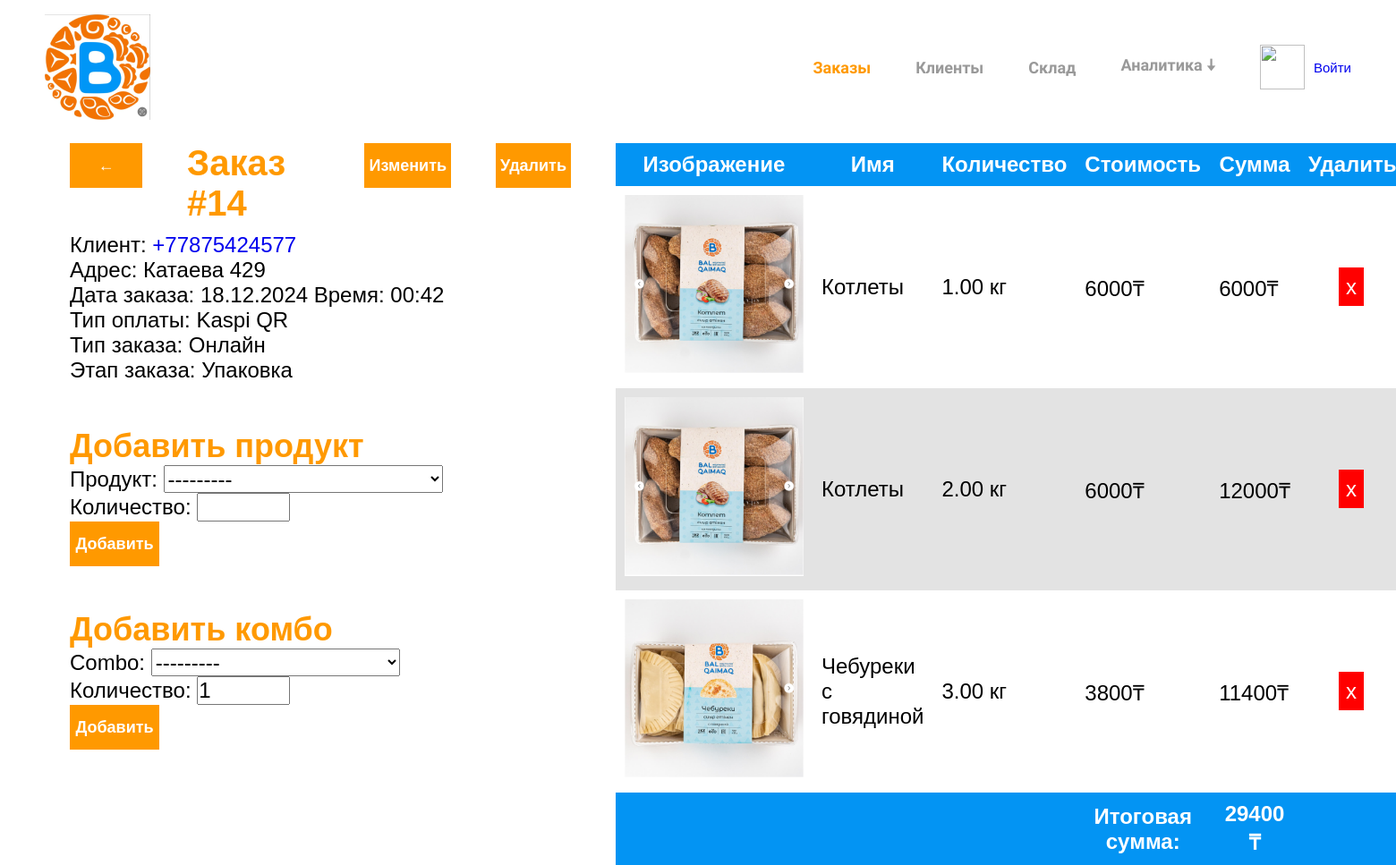
The app's page /orders/detail/14/, older data.
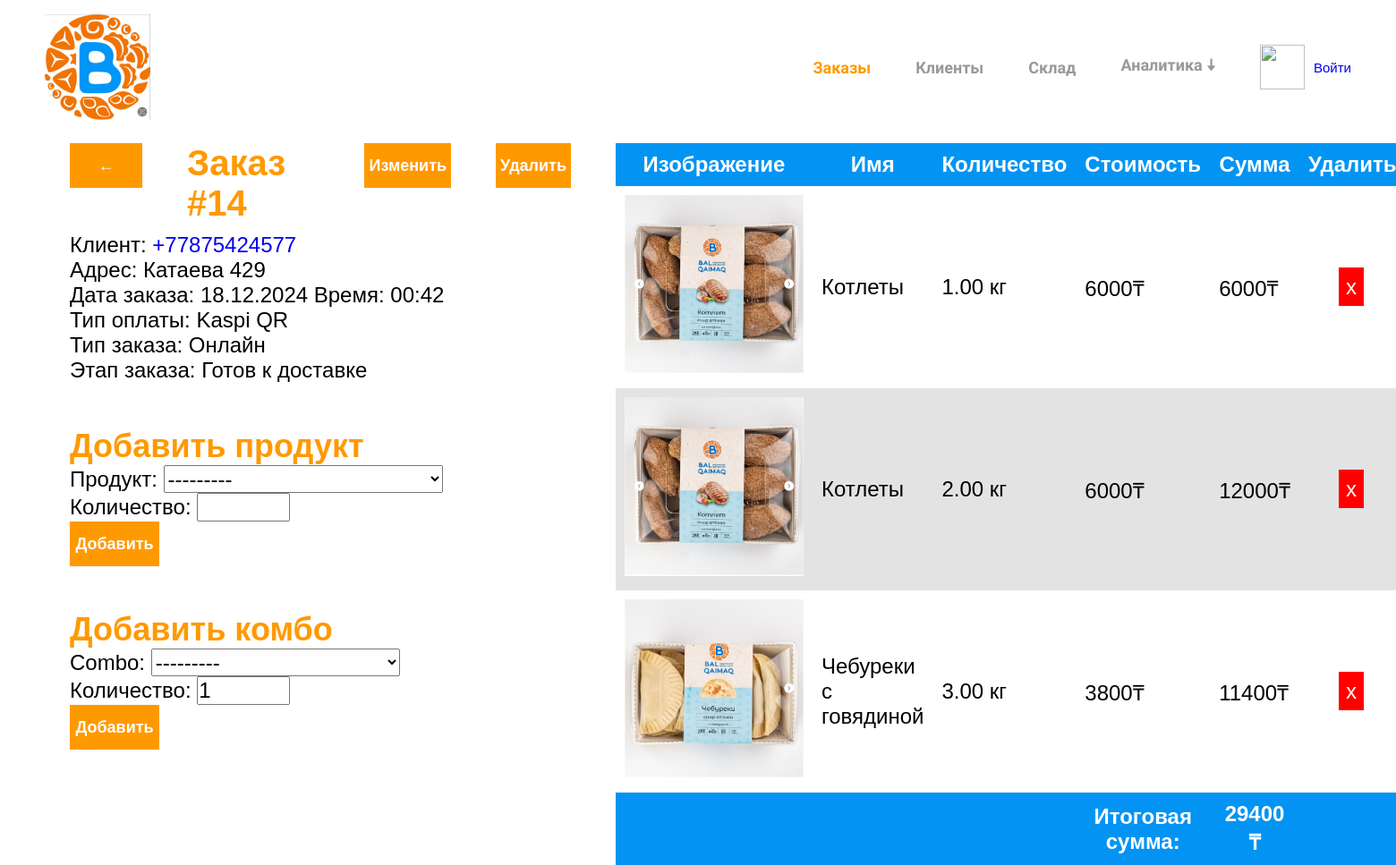
The same page, newer data.
### orders/models.py (models this page shows, shortened)
class Order(models.Model):
    STAGES = {"1": 'Упаковка',
              "2": 'Готов к доставке',
              "3": "Доставляется",
              "4": "Завершен"}
    TYPE_OF_PAYMENTS = {"1": 'Kaspi QR',
                        "2": 'Перевод',
                        "3": "Наличные"}
    TYPE_OF_ORDERS = {"1": "Онлайн",
                      "2": "Оффлайн"}
    phone_number = models.ForeignKey(Client,
                                     related_name="orders",
                                     on_delete=models.CASCADE)
    address = models.CharField(verbose_name="Адрес", max_length=150)
    stage = models.CharField(verbose_name="Этап заказа", choices=STAGES, max_length=20, default="1")
    type_of_payment = models.CharField(verbose_name="Тип оплаты", choices=TYPE_OF_PAYMENTS, max_length=20)
    type_of_order = models.CharField(verbose_name="Тип заказа", choices=TYPE_OF_ORDERS, max_length=20)
    review = models.TextField(verbose_name="Отзыв клиента", max_length=200, null=True, blank=True)
    created_at = models.DateTimeField(auto_now_add=True)
    updated_at = models.DateTimeField(auto_now=True)
    class Meta:
        ordering = ['-created_at']
        indexes = [
			models.Index(fields=['-created_at']),
		]
    def get_total_cost(self):
        return sum(item.get_cost() for item in self.items.all()) + sum(item.get_cost() for item in self.combos.all())

class OrderItem(models.Model):
    order = models.ForeignKey(Order,
							related_name='items',
							on_delete=models.CASCADE)
    product = models.ForeignKey(Product,
                                related_name="order_items",
                                on_delete=models.CASCADE,
                                verbose_name="Продукт")
    amount = models.DecimalField(max_digits=10, decimal_places=2, verbose_name="Количество")
    def get_cost(self):
        return round(self.product.sell_price * self.amount)

### clients/models.py (models this page shows)
class Client(models.Model):
    phone_number = models.CharField(verbose_name="Номер телефона", max_length=15, unique=True, primary_key=True)
    password = models.CharField(verbose_name="Пароль", max_length=100, default="12345678")
    name = models.CharField(verbose_name="Имя", max_length=100)
    address = models.CharField(verbose_name="Адрес", max_length=150)
    total = models.DecimalField(verbose_name="Общая сумма заказов", default=0, max_digits=20, decimal_places=2)
    created_at = models.DateTimeField(auto_now_add=True)
    is_active = models.BooleanField(default=True)
    class Meta:
        ordering = ["-created_at"]
    def __str__(self):
        return self.phone_number

### storage/models.py (models this page shows, shortened)
class Product(models.Model):
    name = models.CharField(max_length=50, verbose_name="Имя товара")
    amount = models.DecimalField(max_digits=10, decimal_places=2, verbose_name="Количество", default=0)
    sell_price = models.DecimalField(max_digits=10, decimal_places=2, verbose_name="Стоимость при продаже")
    cost_price = models.DecimalField(max_digits=10, decimal_places=2, verbose_name="Себестоимость")
    description = models.TextField(verbose_name="Описание")
    image = models.ImageField(upload_to="products/", verbose_name="Изображение")
    created_at = models.DateTimeField(auto_now_add=True)
    updated_at = models.DateTimeField(auto_now=True)
    available = models.BooleanField(default=True)
    def __str__(self):
        return self.name

### orders/views.py (the view, shortened to what this page needs)
# urls.py: path("detail/<int:order_id>/", views.orders_detail_view, name="orders_detail"),
def orders_detail_view(request, order_id):
    error = False
    order = Order.objects.get(id=order_id)
    order_items = OrderItem.objects.filter(order_id=order_id)
    order_combos = OrderComboItem.objects.filter(order_id=order_id)
    products_in_combo = {}
    for order_combo in order_combos:
        temp = ProductsInCombo.objects.filter(combo=order_combo.combo.id)
        products_in_combo[order_combo.combo.name] = {}
        for product in temp:
            products_in_combo[order_combo.combo.name][product.product.name] = product.amount
    products_in_combo_with_amount = {}
    for order_combo in order_combos:
        temp = ProductsInCombo.objects.filter(combo=order_combo.combo.id)
        products_in_combo_with_amount[order_combo.combo.name] = {'amount': order_combo.amount}
        for product in temp:
            products_in_combo_with_amount[order_combo.combo.name][product.product.name] = product.amount
    _add_samsa_gift(order, products_in_combo)
    order = Order.objects.get(id=order_id)
    order_items = OrderItem.objects.filter(order_id=order_id)
    order_combos = OrderComboItem.objects.filter(order_id=order_id)
    order_item_add_form = OrderItemAddForm()
    order_combo_add_form = OrderComboAddForm()
    return render(request, "orders/orders_detail.html", {
        "section": "orders",
        "order": order,
        "order_items": order_items,
        'order_combos': order_combos,
        'products_in_combo': products_in_combo,
        "order_item_add_form": order_item_add_form,
        "order_combo_add_form": order_combo_add_form,
        "error": error
    })

### orders/forms.py
class OrderItemAddForm(forms.ModelForm):
    class Meta:
        model = OrderItem
        fields = 'product', 'amount'

class OrderComboAddForm(forms.ModelForm):
    class Meta:
        model = OrderComboItem
        fields = 'combo', 'amount'

### storage/models.py (called while the page is built)
    def __str__(self):
        return self.name

### templates/orders/orders_detail.html (shortened to what this page needs)
{% extends 'base.html' %}
{% load static %}
{% load filters %}
{% block link %}
	<link rel="stylesheet" href="{% static 'css/products_list.css' %}">
	<link rel="stylesheet" href="{% static 'css/orders_detail.css' %}">
{% endblock link %}
{% block body %}
	<div class="info">
		<div class="heading">
			{% if "create" in request.META.HTTP_REFERER %}
			<button onclick="window.location='{% url 'orders_list' %}'">←</button>
			{% else %}
			<button onclick="history.back()">←</button>
			{% endif %}
			<h1 style="font-size: 40px;">Заказ #{{order.id}}</h1>
			<button class="update" onclick="window.location='{% url 'orders_update' order.id %}'">Изменить</button>
			<button class="delete" onclick="window.location='{% url 'orders_delete' order.id %}'">Удалить</button>
		</div>
		<p>Клиент: <a href="{% url 'clients_detail' order.phone_number %}"> +{{order.phone_number}} </a></p>
		<p>Адрес: {{order.address}}</p>
		<p>Дата заказа: {{order.created_at|date:"j.m.Y Время: H:i" }}</p>
		<p>Тип оплаты: {{order.get_type_of_payment_display}}</p>
		<p>Тип заказа: {{order.get_type_of_order_display}}</p>
		<p>Этап заказа: {{order.get_stage_display}}</p>
		<h2>Добавить продукт</h2>
		<form method="post">
			{{ order_item_add_form.as_p }}
			<button type="submit">Добавить</button>
		</form>
		<h2>Добавить комбо</h2>
		<form method="post">
			{{ order_combo_add_form.as_p }}
			<button type="submit">Добавить</button>
		</form>
	</div>
	<div class="items">
		<table>
			<tr>
				<th>Изображение</th>
				<th>Имя</th>
				<th>Количество</th>
				<th>Стоимость</th>
				<th>Сумма</th>
				<th>Удалить?</th>
			</tr>
			{% for product in order_items %}
				{% if forloop.counter0|divisibleby:2 %}
					<tr onclick="window.location='{% url 'products_detail' product.id %}'" class="white">
						<td><img src="{{ product.product.image.url }}" alt=""></td>
						<td>{{product.product.name}}</td>
						<td>{{product.amount}} кг</td>
						<td>{{product.product.sell_price|floatformat:0}}₸</td>
						<td>{{product.get_cost}}₸</td>
						<td><a class="" href="{% url 'orders_item_delete' product.id %}">х</a></td>
					</tr>
				{% else %}
					<tr onclick="window.location='{% url 'products_detail' product.id %}'" class="gray">
						<td><img src="{{ product.product.image.url }}" alt=""></td>
						<td>{{product.product.name}}</td>
						<td>{{product.amount}} кг</td>
						<td>{{product.product.sell_price|floatformat:0}}₸</td>
						<td>{{product.get_cost}}₸</td>
						<td><a class="" href="{% url 'orders_item_delete' product.id %}">х</a></td>
					</tr>
				{% endif %}
			{% endfor %}
			<tr>
				<th></th>
				<th></th>
				<th></th>
				<th>Итоговая сумма:</th>
				<th>{{order.get_total_cost}} ₸</th>
				<th></th>
			</tr>
		</table>
	</div>
{% endblock body %}

Row changes from the older to the newer data that the page shows:
changed Order "Катаева 429": stage "Упаковка" → "Готов к доставке"
